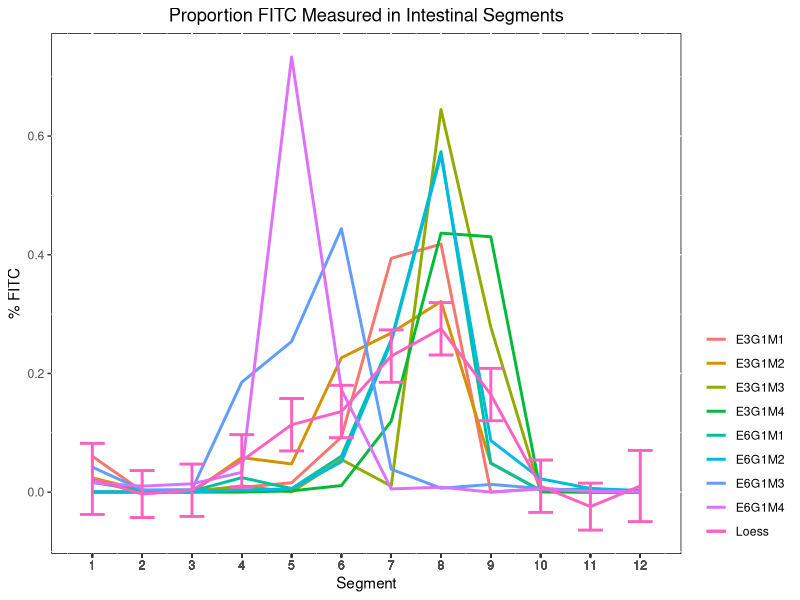

R code for this plot:
## R code template for analyses reported in Li, Koester, and Lachance et al iScience 2021
## DOI:https://doi.org/10.1016/j.isci.2021.102508


# load packages -----------------------------------------------------------
library(ggplot2)
library(reshape2)


# create Loess curves from FITC-dextran motility assay data ---------------

# Do not read in table S3 directly from Excel. Instead use the .txt file posted on GitHub. This file contains the same information, but is in a format that is R readable.
# Make sure the .txt file is saved in the same folder as this code; otherwise, you may get an error when importing the dataset. Alternatively, you could set working directory with setwd().

# read in Supplemental Table 3 data #
dat.FITC = read.table(file = "Table_S3_For_GitHub_v210415.txt", header = T, sep = "\t")

# edit the code that follows this comment block in order to define the specific cohorts you would like to analyze #
#   microbiota options = "GF", "BSH-low-2", "BSH-low-1", "BSH-high-1", "BSH-high-2", "SPF", "BSH-low-1 + BSH-high-1"
#   genotype options = "Swiss-Webster wild-type", "C57BL/6 wild-type", "C57BL/6 Ret+/-"
#   diet options = "Turmeric", "Bland", "Bland-->Turmeric", "Turmeric-->Bland"
#   FITC_time options = 2, 4
v.Microbiota = "GF"
v.Genotype = "Swiss-Webster wild-type"
v.Diet = "Turmeric"
v.FITC_Time = 2

# subset FITC data for above microbiota, genotype, and diet variables defined by the user #
dat.FITC.sub = subset(dat.FITC, Microbiota == v.Microbiota & Genotype == v.Genotype & Diet == v.Diet & Interval.between.FITC.gavage.and.euthanasia == v.FITC_Time)

# calculate mean FITC values for each gut segment, which we will index 1-12 #
# FITC data in columns 10 through 21 in dat.FITC.sub, which is why we calculate colMeans() on c(10:21)
dat.FITC.sub.colMeans = colMeans(dat.FITC.sub[,c(10:21)])
dat.FITC.sub.colMeans = as.data.frame(cbind("Index" = c(1:12), "FITC_Mean" = dat.FITC.sub.colMeans))

# calculate smoothed Loess curves using user defined span variable #
# Our Loess curves were generated with a span of 0.5 which means half of the data points were used in the calculation. A lower span will make the curve more jagged and a larger span will make a smoother curve.
v.span = 0.50
loess_FITC = loess(FITC_Mean ~ Index, data = dat.FITC.sub.colMeans, span = v.span)
smoothed_FITC = predict(loess_FITC, se=T)
dat.graph_loess = cbind("Index" = c(1:12),
                        "ID" = "Loess",
                        melt(smoothed_FITC$fit, value.name = "Value"),
                        melt(smoothed_FITC$se.fit, value.name = "SEM"))

# plot Loess curve calculated above with individual mice #
dat.FITC.sub_transpose = t(dat.FITC.sub[,c(10:21)])  # transpose FITC columns in dat.FITC.sub so we can plot the individual mice
colnames(dat.FITC.sub_transpose) = dat.FITC.sub$Mouse.ID  # define column names as mouse.ID
rownames(dat.FITC.sub_transpose) = c(1:12)  # define row names as c(1:12) which corresponds to segment index

# use melt() to create flat file of individual mice; columns correspond to Mouse.ID and FITC value #
dat.mouse.FITC = melt(dat.FITC.sub_transpose, varnames = c("Index", "ID"), value.name = "Value")

# create column for standard errors in order to merge with Loess data for the cohort
dat.mouse.FITC$SEM = NA

# combine Loess FITC dataframe with mouse FITC dataframe
dat.graph_FITC = rbind(dat.graph_loess, dat.mouse.FITC)

# generate plot of the Loess curve (with error bars) for the entire cohort along with individual mouse readouts #
#   (subset dataframe given to the error bar function for just the loess data)
ggplot(dat.graph_FITC) +
  geom_line(aes(x = Index, y = Value, color = ID), size = 1) +
  geom_errorbar(data = subset(dat.graph_FITC, ID == "Loess"), aes(x = Index, ymin=Value-SEM, ymax=Value+SEM, color = ID), width=.5, position=position_dodge(0.9), size = 1) + 
  xlab("Segment") + ylab("% FITC") + scale_x_continuous(breaks = dat.graph_FITC$Index) + ggtitle("Proportion FITC Measured in Intestinal Segments")  +
  theme(panel.background = element_rect(fill = "white", colour = "black"), legend.justification=c(1,0.01), legend.title = element_blank(), plot.title = element_text(hjust = 0.5), legend.key=element_blank())
# use ggsave to save the file #

